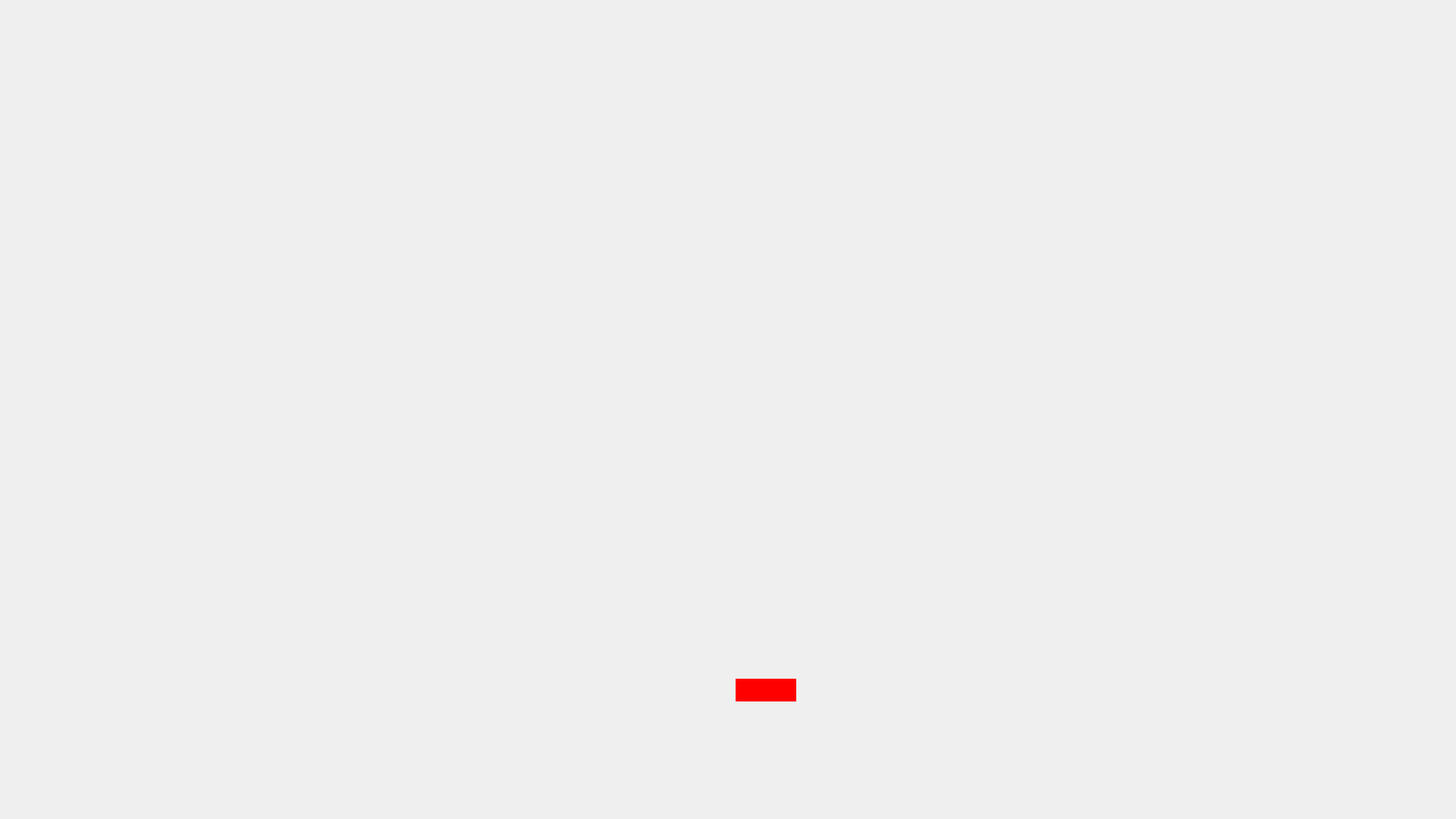
<?xml version="1.0" encoding="UTF-8"?>
<ui version="4.0">
 <class>MainWindowDesign</class>
 <widget class="QMainWindow" name="MainWindowDesign">
  <property name="geometry">
   <rect>
    <x>0</x>
    <y>0</y>
    <width>1920</width>
    <height>1080</height>
   </rect>
  </property>
  <property name="windowTitle">
   <string>QRosApp</string>
  </property>
  <property name="windowIcon">
   <iconset resource="../../ds4_control_kuro/resources/images.qrc">
    <normaloff>:/images/icon.png</normaloff>:/images/icon.png</iconset>
  </property>
  <property name="locale">
   <locale language="English" country="Australia"/>
  </property>
  <widget class="QWidget" name="centralwidget">
   <widget class="QLabel" name="background_label">
    <property name="geometry">
     <rect>
      <x>0</x>
      <y>0</y>
      <width>67</width>
      <height>17</height>
     </rect>
    </property>
    <property name="text">
     <string/>
    </property>
   </widget>
   <widget class="QPushButton" name="stop_btn">
    <property name="geometry">
     <rect>
      <x>970</x>
      <y>895</y>
      <width>80</width>
      <height>30</height>
     </rect>
    </property>
    <property name="styleSheet">
     <string notr="true">QPushButton
{
background:red;
border-radius:60px;
}</string>
    </property>
    <property name="text">
     <string/>
    </property>
   </widget>
  </widget>
  <action name="action_Quit">
   <property name="text">
    <string>&amp;Quit</string>
   </property>
   <property name="shortcut">
    <string>Ctrl+Q</string>
   </property>
   <property name="shortcutContext">
    <enum>Qt::ApplicationShortcut</enum>
   </property>
  </action>
  <action name="action_Preferences">
   <property name="text">
    <string>&amp;Preferences</string>
   </property>
  </action>
  <action name="actionAbout">
   <property name="text">
    <string>&amp;About</string>
   </property>
  </action>
  <action name="actionAbout_Qt">
   <property name="text">
    <string>About &amp;Qt</string>
   </property>
  </action>
 </widget>
 <resources>
  <include location="../../ds4_control_kuro/resources/images.qrc"/>
 </resources>
 <connections>
  <connection>
   <sender>action_Quit</sender>
   <signal>triggered()</signal>
   <receiver>MainWindowDesign</receiver>
   <slot>close()</slot>
   <hints>
    <hint type="sourcelabel">
     <x>-1</x>
     <y>-1</y>
    </hint>
    <hint type="destinationlabel">
     <x>399</x>
     <y>299</y>
    </hint>
   </hints>
  </connection>
 </connections>
</ui>
